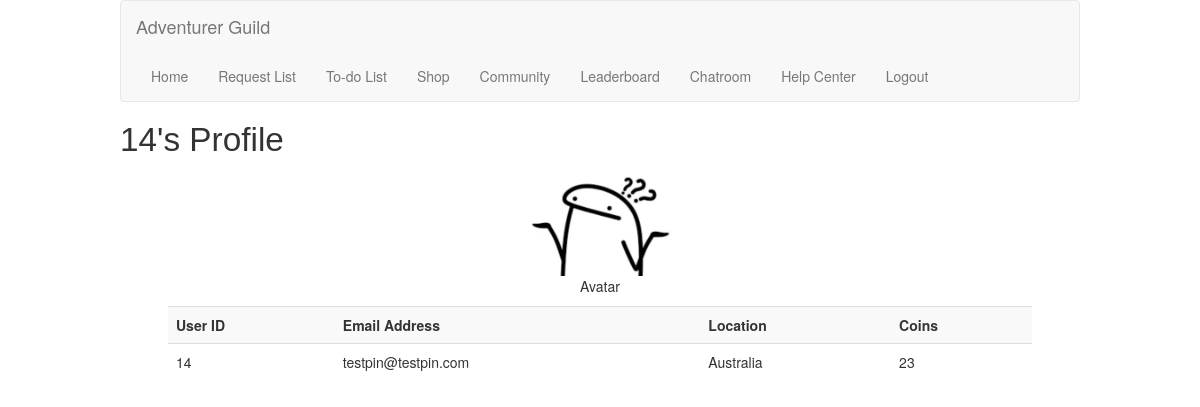
The page /profile/14 (signed in) on the database as committed earlier.
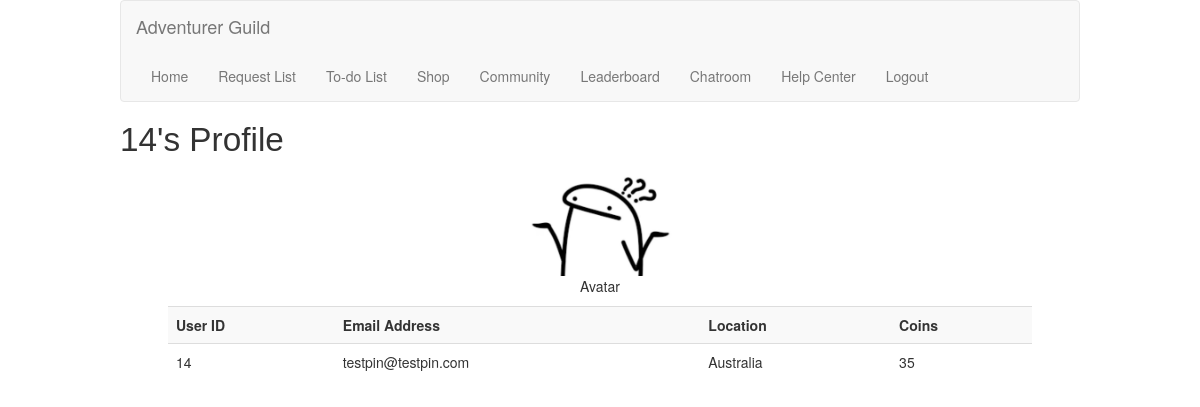
The same page on the database as committed later.
### models/sqlmodels.py (models this page shows, shortened)
class UserInfo(db.Model):
    __tablename__ = 'users'
    userID = Column(String(120), primary_key=True)
    email = Column(String(120), nullable=False)
    password = Column(String(120), nullable=False)
    coins = Column(Integer, nullable=False, default=10)
    avatar = Column(Text, nullable=False, default="default")
    country = Column(Text, nullable=False)
    pincode = Column(Text, nullable=False, default="123")

### app.py (the view)
    @app.route('/profile/<userid>') # User profile in 3rd user view
    @login_required
    def profilePageOthersView(userid):
        try:
            infomsg = request.args.get('infomsg', '')
            userID = userid
            if "-" in userID:
                userID_Show_On_Browser = userID.split("-")[0]
            else:
                userID_Show_On_Browser = userID
            user_details = UserInfo.query.filter(UserInfo.userID == userID).all()
            if user_details is None:
                return "<script>alert('Cannot find this user');history.back();</script>"
            avatar_id = str(getUserInfo(userID,"avatar"))
            return render_template('profile_other_user_view.html',
                                userID_Show_On_Browser = userID_Show_On_Browser,
                                userID = userID,
                                user_details = user_details,
                                nftid = avatar_id,
                                infomsg = infomsg
                                )
        except Exception as e:
            print(f"An error occurred: " + str(e))
            return "<script>alert('Internal Error!');history.back();</script>"

### app.py (called while the page is built)
    @login_manager.user_loader
    def load_user(user_id):
        return User(user_id)

### apps/get.py (called while the page is built)
def getUserInfo(userID, action):
    user = UserInfo.query.filter(UserInfo.userID == userID).first()
    if user:
        if action == "userid":
            return str(user.userID)
        elif action == "email":
            return user.email
        elif action == "pincode":
            return user.pincode
        elif action == "coins":
            return str(user.coins)
        elif action == "avatar":
            return user.avatar
        else:
             return None
    else:
        return None

### templates/profile_other_user_view.html (shortened to what this page needs)
{% extends 'base.html' %}
{% block content %}
    <h1 id="pageBanner">{{userID}}'s Profile</h1>
    <div class="profileimgdiv">
        <img src="{{ url_for('static', filename='nft/' + nftid + '.png') }}" alt="Avatar" class="profileimages">
        <p>Avatar</p>
    </div>
    <br>
    <table class="table table-striped listcontents">
        <tbody>
        <tr>
            <th scope="col">User ID</th>
            <th scope="col">Email Address</th>
            <th scope="col">Location</th>
            <th scope="col">Coins</th>
        </tr>
        {% for useritems in user_details %}
        <tr>
            <td>{{useritems.userID}}</td>
            <td>{{useritems.email}}</td>
            <td>{{useritems.country}}</td>
            <td>{{useritems.coins}}</td>
        </tr>
        {% endfor %}
        </tbody>
    </table>
{% endblock %}

Rows that differ between the two databases and show on the page:
changed UserInfo "testpin@testpin.com": coins "23" → "35"
